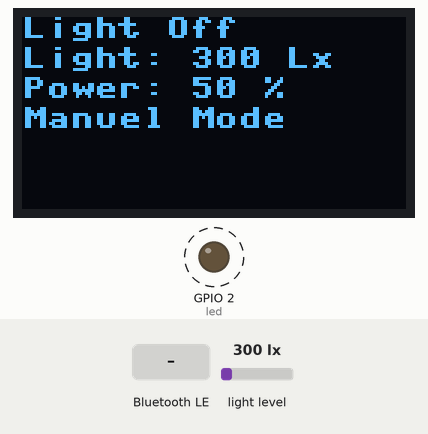
Simulated run of this program. Board: ESP32 board running MicroPython. On the bench: 128×64 one-colour display, output pins drawn as LEDs (lit = HIGH). Dashed ring = blinking. Inputs (shaded band) come from the test bench; at power-on: light level 300 lx. No radio messages arrive unless stated (any console line starting 'radio sent:' is added by the test bench); nothing arrives over Bluetooth unless stated; library files of the repository ran but are not shown: ssd1306.py; what the program prints to the serial console is not drawn.

Above: at 1.25 s.
1.3 s: light level set to 40 lx
At 2.15 s:
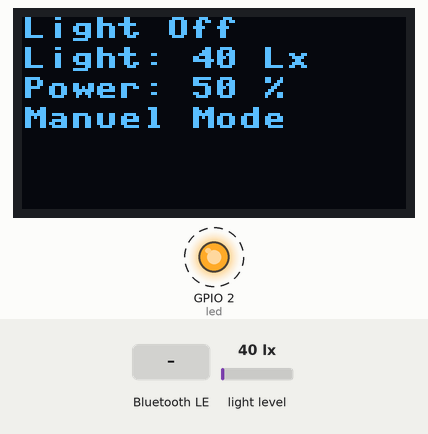
3.5 s: "0" written over Bluetooth
At 4.6 s:
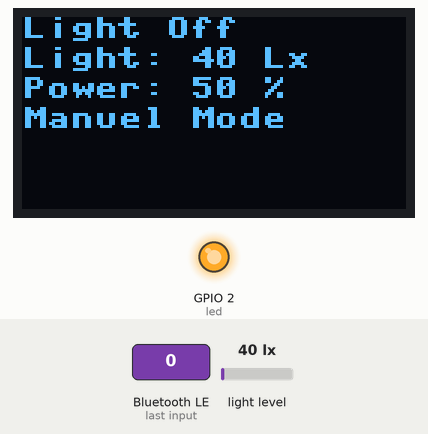
5.5 s: light level set to 500 lx
At 6.9 s:
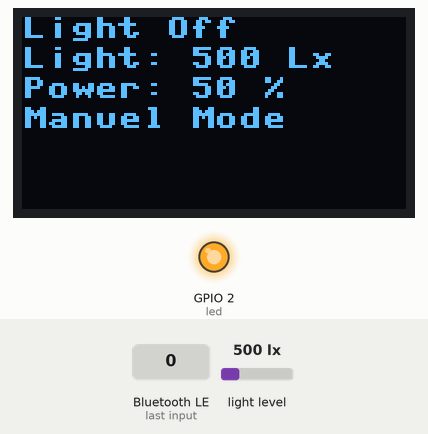
7.6 s: light level set to 1000 lx
At 9.4 s:
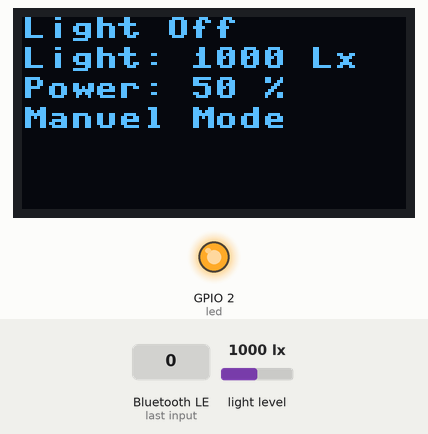
Timing chart, 0 to 10.9 s (numbered marks = the images above; inputs shaded):
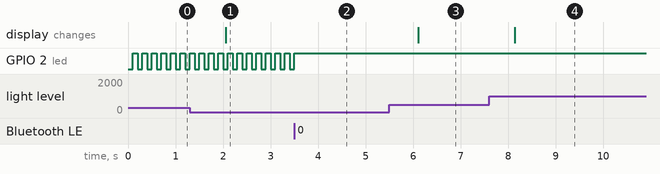

The program:

debug.py
```python
from machine import Pin,I2C,PWM,Timer
from ssd1306 import SSD1306_I2C
from gy30 import GY30
import bluetooth
import time
import json
import network
import espnow


device={
    "on":False,
    "light":0,
    "power":50,
    "auto":False,
    "kelvin":4000,
    "luminance":400,
}

sta = network.WLAN(network.STA_IF)  # Or network.AP_IF
sta.active(True)

e = espnow.ESPNow()
e.active(True)
peer = b'\xcc\x50\xe3\x74\xf5\x1a'
e.add_peer(peer)
e.send(peer,json.dumps(device))

class ESP32_BLE():
    def __init__(self, name):
        self.led = Pin(2, Pin.OUT)
        self.timer1 = Timer(0)
        self.name = name
        self.ble = bluetooth.BLE()
        self.ble.active(True)
        self.ble.config(gap_name=name)
        self.ble.config(mtu=185)
        self.disconnected()
        self.ble.irq(self.ble_irq)
        self.register()
        self.ble.gatts_set_buffer(self.cx,185)
        self.advertiser()
        self.is_connected=False

    def connected(self):
        self.led.value(1)
        self.timer1.deinit()
        self.is_connected=True

    def disconnected(self):
        self.is_connected=False
        self.timer1.init(period=100, mode=Timer.PERIODIC, callback=lambda t: self.led.value(not self.led.value()))

    def ble_irq(self, event, data):
        global device
        if event == 1: #_IRQ_CENTRAL_CONNECT 手机链接了此设备
            self.connected()
        elif event == 2: #_IRQ_CENTRAL_DISCONNECT 手机断开此设备
            self.advertiser()
            self.disconnected()
        elif event == 3: #_IRQ_GATTS_WRITE 手机发送了数据
            buffer = self.ble.gatts_read(self.cx)
            ble_msg = buffer.decode('UTF-8').strip()
            print(ble_msg)
            if ble_msg == "0":
                self.send(f'[{json.dumps(device)}]')
            else:
                value=json.loads(ble_msg)
                device['on']=value['on']
                device['auto']=value['auto']
                device['power']=value['power']
                device['kelvin']=value['kelvin']
                device['luminance']=value['luminance']


    def register(self):
        service_uuid = '6E400000-B5A3-F393-E0A9-E50E24DCCA9E'
        characteristic_uuid = '6E400001-B5A3-F393-E0A9-E50E24DCCA9E'

        services = (
            (
                bluetooth.UUID(service_uuid),
                (
                    (bluetooth.UUID(characteristic_uuid), bluetooth.FLAG_NOTIFY | bluetooth.FLAG_WRITE_NO_RESPONSE),
                )
            ),
        )
        ((self.cx,), ) = self.ble.gatts_register_services(services)


    def send(self, data):
        print(data)
        self.ble.gatts_notify(0, self.cx, data)

    def advertiser(self):
        name = bytes(self.name, 'UTF-8')
        adv_data = bytearray(b'\x02\x01\x02') + bytearray((len(name) + 1, 0x09)) + name
        self.ble.gap_advertise(100, adv_data)
        print(adv_data)
        print("\r\n")


gy30_addr = 0x23  # 光线传感器I2C地址
oled_addr = 0x3c  # oled屏幕I2C地址

i2c = I2C(0,scl = Pin(19),sda = Pin(21),freq = 1_000_000)
i2c1 = I2C(1,scl = Pin(22),sda = Pin(23),freq = 1_000_000)
ble = ESP32_BLE("LIGHT-BLE")
oled = SSD1306_I2C(128,64,i2c1,oled_addr)  # 0.96寸分辨率128*64
oled.contrast(255) #0-255

gy30=GY30(i2c,gy30_addr)
def oled_control():
    device['light']=int(gy30.get_val())
    oled.fill(0)
    if device['on']:
        oled.text("Light On",0,0)  # 第一行显示gy-30 lighting
    else:
        oled.text("Light Off",0,0)  # 第一行显示gy-30 lighting

    if device['auto']:
        oled.text("Auto Mode",0,30)  # 第一行显示gy-30 lighting
    else:
        oled.text("Manuel Mode",0,30)  # 第一行显示gy-30 lighting

    oled.text(f"Light: {device['light']} Lx",0,10)  # 第二行显示* 259.33 Lx *
    oled.text(f"Power: {device['power']} %",0,20)  # 第二行显示* 259.33 Lx *
    oled.show()


def send_ble_data():
    if ble.is_connected:
        ble.send(json.dumps(device))


def send_espnow_data():
    e.send(peer,json.dumps(device))


def main():
    while True:
        oled_control()
        send_ble_data()
        send_espnow_data()
        time.sleep(1)


if __name__ == "__main__":
    main()
```

gy30.py
```python
class GY30:
    def __init__(self, i2c, addr=0x23):
        self.i2c = i2c
        self.addr = addr
        self.init()

    def init(self):
        self.i2c.writeto(self.addr,chr(0x01)) # 通电运行
        self.i2c.writeto(self.addr,chr(0x07)) # 复位
        self.i2c.writeto(self.addr,chr(0x10)) # 横向分辨率连续读取 1 Lx 120ms

    def get_val(self):
        gy = self.i2c.readfrom(self.addr,2) #0-65535 1 8bit 2  int 16 char 8
        gy30 = float(gy[0] << 8 | gy[1])/1.2 #左移动，可以理解为乘法 gy[0]*0xff
        return gy30
```

Measured:
- after the input at 1.3 s, the display: changes after 0.75 s (image 1)
- after the input at 3.5 s, GPIO 2 (led): goes on until 3.5 s, then stays HIGH
- after the input at 5.5 s, the display: changes after 0.61 s (image 3)
- after the input at 7.6 s, the display: changes after 0.54 s (image 4)
- by itself, GPIO 2 (led): alternates HIGH for 0.10 s and LOW for 0.10 s
